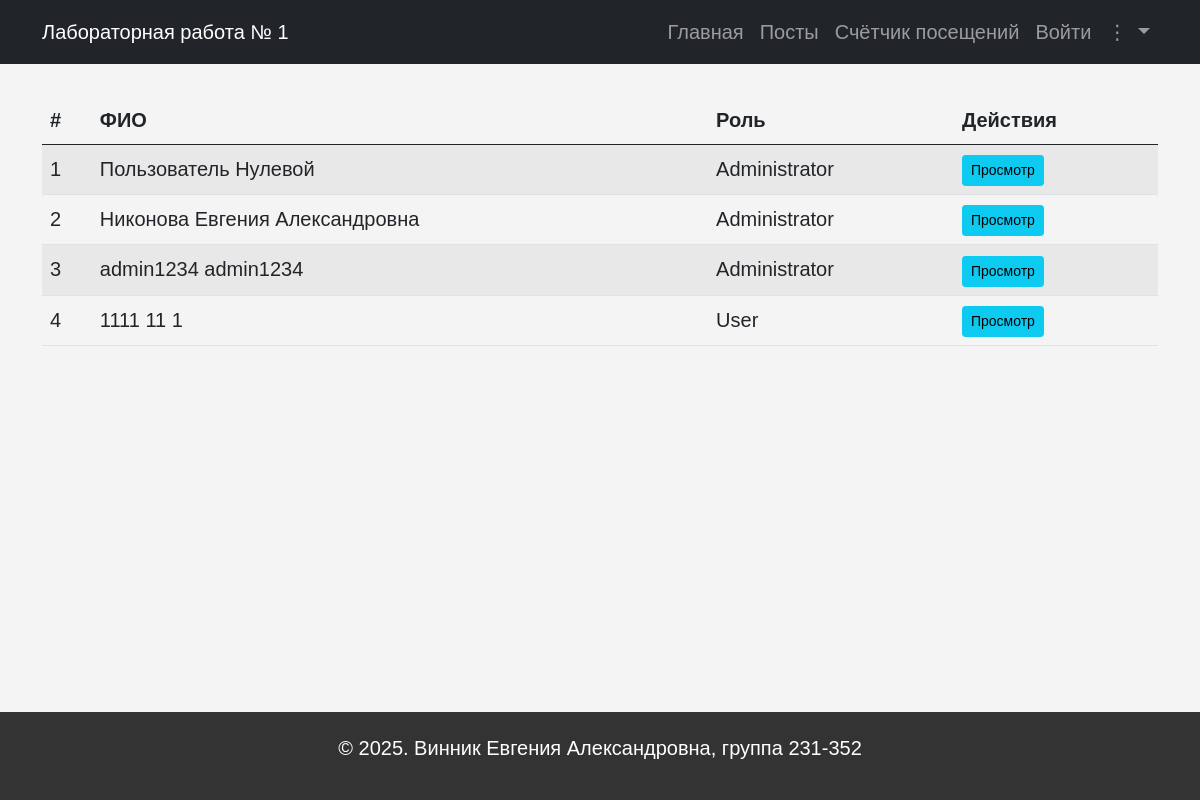
Before: / with the older database file.
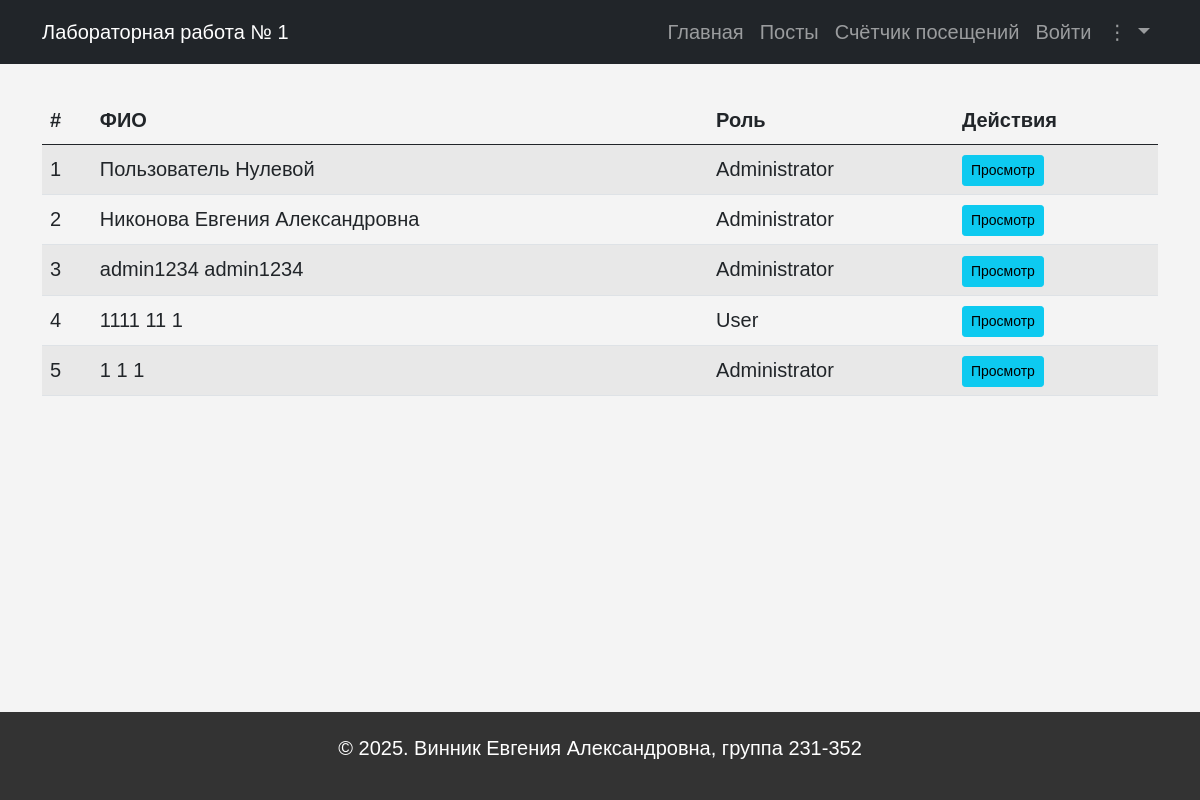
After: the same page with the newer database file.
### models.py (models this page shows, shortened)
class User(UserMixin, db.Model):
    __tablename__ = 'users'
    id = db.Column(db.Integer, primary_key=True)
    login = db.Column(db.String(64), unique=True, nullable=False)
    password_hash = db.Column(db.String(128), nullable=False)
    surname = db.Column(db.String(64))
    name = db.Column(db.String(64), nullable=False)
    patronymic = db.Column(db.String(64))
    role_id = db.Column(db.Integer, db.ForeignKey('roles.id'))
    role = db.relationship('Role', backref=db.backref('users', lazy=True))
    created_at = db.Column(db.DateTime, default=datetime.utcnow, nullable=False)

class Role(db.Model):
    __tablename__ = 'roles'
    id = db.Column(db.Integer, primary_key=True)
    name = db.Column(db.String(64), unique=True, nullable=False)
    description = db.Column(db.Text)

### app.py (the view)
@app.route('/')
def index():
    users = User.query.order_by(User.id).all()
    return render_template('index.html', users=users)

### app.py (called while the page is built)
@app.after_request
def log_visit(response):
    if request.endpoint not in ('static',) and not request.path.startswith('/visit_logs'):
        visit = VisitLog(
            path=request.path,
            user_id=current_user.id if current_user.is_authenticated else None
        )
        db.session.add(visit)
        db.session.commit()
    return response

### templates/index.html (shortened to what this page needs)
{% extends 'base.html' %} {% block content %}
<div class="row">
  <div class="col-lg-12">
    <table class="table table-striped mt-3">
      <thead>
        <tr>
          <th>#</th>
          <th>ФИО</th>
          <th>Роль</th>
          <th>Действия</th>
        </tr>
      </thead>
      <tbody>
        {% for user in users %}
        <tr>
          <td>{{ loop.index }}</td>
          <td>
            {{ user.surname or '' }} {{ user.name or '' }} {{ user.patronymic or
            '' }}
          </td>
          <td>{{ user.role.name if user.role else '' }}</td>
          <td>
            <a
              class="btn btn-info btn-sm"
              href="{{ url_for('view_user', user_id=user.id) }}"
              >Просмотр</a
            >
          </td>
        </tr>
        {% endfor %}
      </tbody>
    </table>
  </div>
</div>
{% endblock %}

Changed rows visible on the page:
added User: surname "1", name "1", patronymic "1", role "Administrator"
